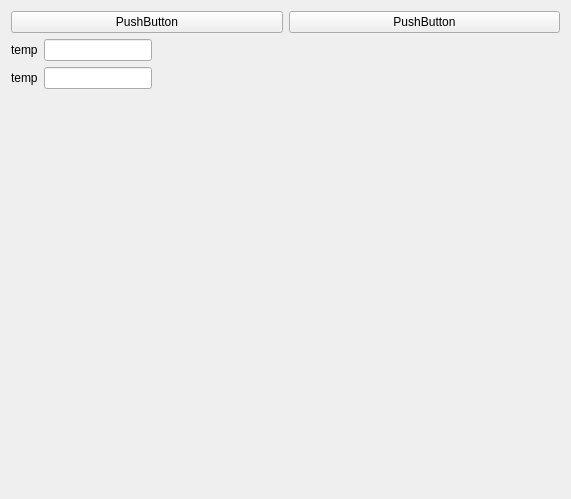
<?xml version="1.0" encoding="UTF-8"?>
<ui version="4.0">
 <class>Form</class>
 <widget class="QWidget" name="Form">
  <property name="geometry">
   <rect>
    <x>0</x>
    <y>0</y>
    <width>571</width>
    <height>499</height>
   </rect>
  </property>
  <property name="windowTitle">
   <string>Form</string>
  </property>
  <layout class="QVBoxLayout" name="verticalLayout_2">
   <item>
    <layout class="QVBoxLayout" name="verticalLayout" stretch="0,1">
     <item>
      <layout class="QHBoxLayout" name="horizontalLayout">
       <item>
        <widget class="QPushButton" name="pushButton_2">
         <property name="text">
          <string>PushButton</string>
         </property>
        </widget>
       </item>
       <item>
        <widget class="QPushButton" name="pushButton">
         <property name="text">
          <string>PushButton</string>
         </property>
        </widget>
       </item>
      </layout>
     </item>
     <item>
      <layout class="QHBoxLayout" name="horizontalLayout_2" stretch="0,1">
       <item>
        <layout class="QFormLayout" name="formLayout">
         <item row="0" column="0">
          <widget class="QLabel" name="tempLabel">
           <property name="text">
            <string>temp</string>
           </property>
          </widget>
         </item>
         <item row="0" column="1">
          <widget class="QLineEdit" name="tempLineEdit"/>
         </item>
         <item row="1" column="0">
          <widget class="QLabel" name="tempLabel_2">
           <property name="text">
            <string>temp</string>
           </property>
          </widget>
         </item>
         <item row="1" column="1">
          <widget class="QLineEdit" name="tempLineEdit_2"/>
         </item>
        </layout>
       </item>
       <item>
        <widget class="ImageView" name="canvas" native="true"/>
       </item>
      </layout>
     </item>
    </layout>
   </item>
  </layout>
 </widget>
 <customwidgets>
  <customwidget>
   <class>ImageView</class>
   <extends>QWidget</extends>
   <header>pyqtgraph.h</header>
   <container>1</container>
  </customwidget>
 </customwidgets>
 <resources/>
 <connections/>
</ui>
